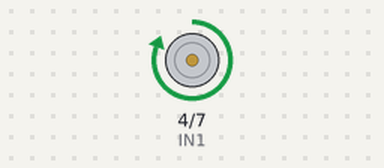
A sketch run on a simulated Arduino Uno, built with avr-gcc and run on an emulated ATmega328P. Shown: motor-driver pin pairs drawn as motors (green arrow = first pin HIGH = forward, orange = second pin HIGH = backward, longer = more drive, scaled by the enable pin).

Above: at 5.0 s.
At 11.5 s:
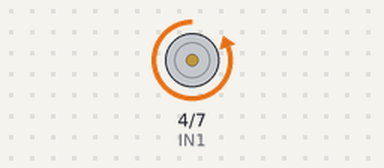
Timing chart, 0 to 16.9 s (numbered marks = the images above):
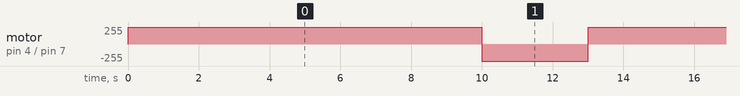

The sketch:

Controlling_DC_Fan_Motor.ino
```cpp
#define WAIT 5000  // Define wait time (not used in loop)

const int IN1 = 4;  // Motor driver IN1 pin
const int IN2 = 7;  // Motor driver IN2 pin
const int EN1 = 5;  // Motor driver Enable1 pin
/* Motor Driver Connection:
   - Connect Arduino's 5V to the 7806 voltage regulator input.
   - Regulator output (6V) connects to VS of the L293D motor driver.
   - VSS of the motor driver connects to Arduino's VCC (5V).
*/
void setup() {
    pinMode(IN1, OUTPUT);  // Set IN1 as output
    pinMode(IN2, OUTPUT);  // Set IN2 as output
    pinMode(EN1, OUTPUT);  // Set Enable1 as output
}
void loop() {
    // Move Forward
    digitalWrite(IN1, HIGH);  // IN1 HIGH
    digitalWrite(IN2, LOW);   // IN2 LOW
    digitalWrite(EN1, HIGH);  // Enable motor
    delay(10000);  // Wait for 10 seconds
    // Move Backward
    digitalWrite(IN1, LOW);   // IN1 LOW
    digitalWrite(IN2, HIGH);  // IN2 HIGH
    digitalWrite(EN1, HIGH);  // Enable motor
    delay(3000);  // Wait for 3 seconds
}
```

Measured:
- by itself, motor on pin 4 (IN1) / pin 7 (IN2): alternates forward 255/255 for 10.0 s and backward 255/255 for 3.0 s
